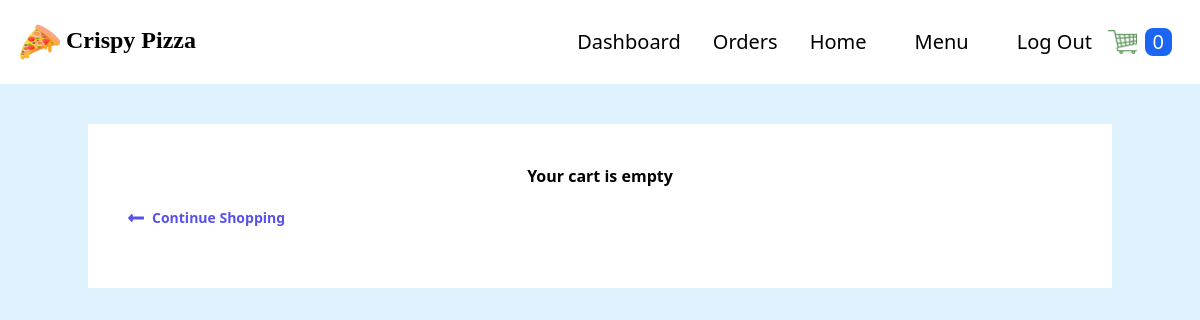
/cart/ (signed in), run on an earlier commit of the app's database.
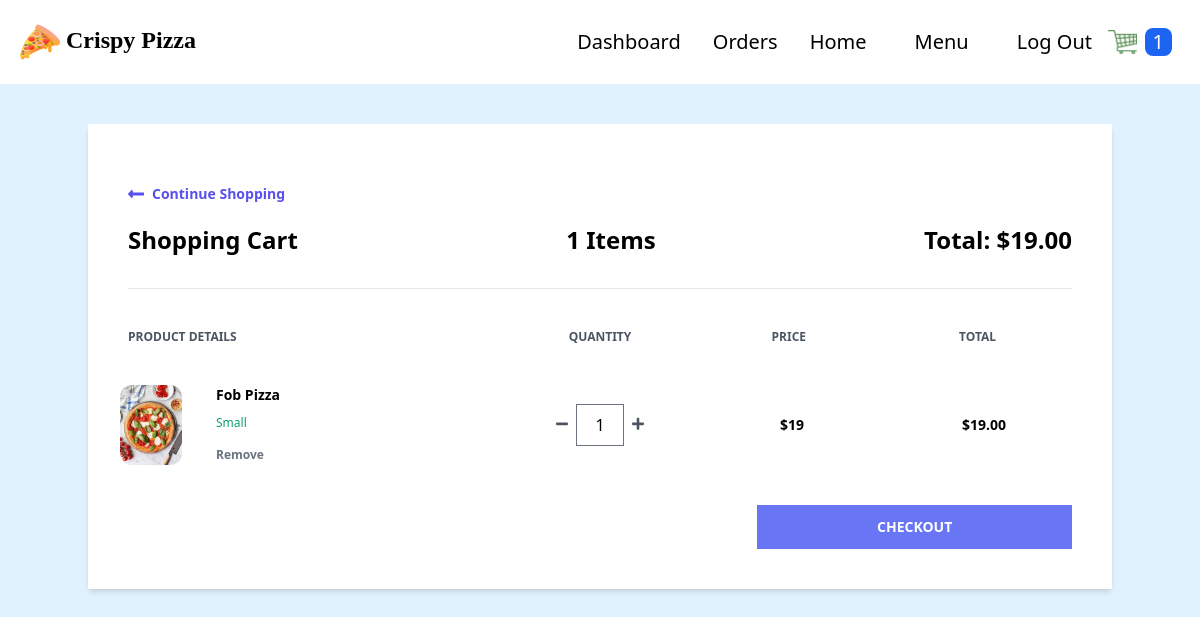
And on a later commit of the database.
### order/models.py (models this page shows, shortened)
class Order(models.Model):
    transaction_id = models.UUIDField(
        primary_key=True, default=uuid.uuid4, editable=True)
    customer = models.ForeignKey(
        Customer, on_delete=models.CASCADE)
    date_ordered = models.DateTimeField(auto_now_add=True)
    date_modified = models.DateTimeField(auto_now=True)
    complete = models.BooleanField(default=False)
    coupon = models.ForeignKey(
        'Coupon', on_delete=models.SET_NULL, blank=True, null=True)
    @property
    def get_cart_subtotal(self):
        order_items = self.orderitem_set.all()
        total = sum([item.get_total for item in order_items])
        return total
    get_cart_subtotal.fget.short_description = 'Subtotal'
    @property
    def get_cart_total(self):
        total = self.get_cart_subtotal
        if self.coupon:
            total = total - self.get_coupon_value
        return total
    get_cart_total.fget.short_description = 'Total'
    @property
    def get_cart_items(self):
        order_items = self.orderitem_set.all()
        total = sum([item.quantity for item in order_items])
        return total
    get_cart_items.fget.short_description = '# Items'
    @property
    def get_coupon_value(self):
        if self.coupon:
            if self.coupon.discount_type == "Percent":
                coupon_value = self.get_cart_subtotal*self.coupon.discount_amount//100
            else:
                coupon_value = self.coupon.discount_amount
        else:
            coupon_value = None
        return coupon_value
    get_coupon_value.fget.short_description = 'Coupon'

class OrderItem(models.Model):
    product = models.ForeignKey(
        Product, on_delete=models.SET_NULL, blank=True, null=True)
    order = models.ForeignKey(
        Order, on_delete=models.CASCADE, null=True, blank=True)
    variation = models.ForeignKey(
        ProductVariant, on_delete=models.SET_NULL, blank=True, null=True)
    quantity = models.IntegerField(default=0, null=True, blank=True)
    date_added = models.DateTimeField(auto_now_add=True)
    @property
    def get_total(self):
        if self.product.has_variants:
            total = self.variation.price * self.quantity
        else:
            total = self.product.price * self.quantity
        return total
    get_total.fget.short_description = 'Total'

### store/models.py (models this page shows, shortened)
class Product(models.Model):
    PRODUCT_TYPES = (
        ("Pizza", "pizza"),
        ("Nonpizza", "nonpizza")
    )
    id = models.UUIDField(primary_key=True, default=uuid.uuid4, editable=False)
    name = models.CharField(max_length=100)
    price = models.PositiveIntegerField(blank=True, null=True)
    desc = models.TextField(max_length=500)
    image = models.ImageField(blank=True, upload_to='images')
    created_at = models.DateField(auto_now_add=True)
    updated_at = models.DateField(auto_now=True)
    product_type = models.CharField(max_length=10, choices=PRODUCT_TYPES)
    def image_tag(self):
        return mark_safe(f'<img src="{self.image.url}" width="100" height="100" />')
    image_tag.short_description = 'Image'
    @property
    def has_variants(self):
        if self.productvariant_set.count() > 0:
            return True
        else:
            return False

class ProductVariant(models.Model):
    title = models.CharField(max_length=100, blank=True, null=True)
    product = models.ForeignKey(Product, on_delete=models.CASCADE)
    size = models.ForeignKey(Size, on_delete=models.CASCADE)
    price = models.PositiveIntegerField()

class Size(models.Model):
    name = models.CharField(max_length=20, blank=True, null=True)

### order/views.py (the view)
# urls.py: path('cart/', views.cart, name='cart'),
def cart(request):
    if request.user.is_authenticated:
        customer = request.user.customer
    else:
        customer, created = Customer.objects.get_or_create(
            device=request.COOKIES['device'])
    customer_order = Order.objects.filter(
        customer=customer, complete=False)
    if customer_order.exists():
        customer_items = OrderItem.objects.filter(
            order_id__in=customer_order).order_by("product__name", "-variation__size")
        customer_order = customer_order[0]
    else:
        customer_order, customer_items = None, None
    context = {
        "order": customer_order,
        "items": customer_items,
    }
    return render(request, 'order/cart.html', context)

### store/context_processors.py (called while the page is built, shortened)
def get_cart_quantity(request):
    if request.user.is_authenticated:
        customer = request.user.customer
    try:
        customer_order = Order.objects.filter(
            customer=customer, complete=False)[0]
        number_of_items = customer_order.get_cart_items
    except:
        number_of_items = 0
    finally:
        return {
            'cart_quantity': number_of_items
        }

### order/templates/order/cart.html (shortened to what the changed rows need)
{% extends 'store/base.html' %} {% block content %} {% if not items %}
<div class="container mx-auto mt-10">
  <div class="w-full bg-white px-10 py-10 text-center">
    <h2 class="font-bold">Your cart is empty</h2>
    <div>
      <a
        href="{% url 'store:products' %}"
        class="flex font-semibold text-indigo-600 text-sm my-5 w-1/4"
      >
        <svg
          class="fill-current mr-2 text-indigo-600 w-4"
          viewBox="0 0 448 512"
        >
          <path
            d="M134.059 296H436c6.627 0 12-5.373 12-12v-56c0-6.627-5.373-12-12-12H134.059v-46.059c0-21.382-25.851-32.09-40.971-16.971L7.029 239.029c-9.373 9.373-9.373 24.569 0 33.941l86.059 86.059c15.119 15.119 40.971 4.411 40.971-16.971V296z"
          />
        </svg>
        Continue Shopping
      </a>
    </div>
  </div>
</div>
{% else %}
<div class="container mx-auto mt-10">
  <div class="flex flex-col shadow-md my-10">
    <div class="w-full bg-white px-10 py-10">
      <a
        href="{% url 'store:products' %}"
        class="flex font-semibold text-indigo-600 text-sm my-5 w-1/4"
      >
        <svg
          class="fill-current mr-2 text-indigo-600 w-4"
          viewBox="0 0 448 512"
        >
          <path
            d="M134.059 296H436c6.627 0 12-5.373 12-12v-56c0-6.627-5.373-12-12-12H134.059v-46.059c0-21.382-25.851-32.09-40.971-16.971L7.029 239.029c-9.373 9.373-9.373 24.569 0 33.941l86.059 86.059c15.119 15.119 40.971 4.411 40.971-16.971V296z"
          />
        </svg>
        Continue Shopping
      </a>
      <div class="flex justify-between border-b pb-8">
        <h1 class="font-semibold text-2xl">Shopping Cart</h1>
        <h2 class="font-semibold text-2xl">{{order.get_cart_items}} Items</h2>
        <h2 class="font-semibold text-2xl">
          Total: ${{order.get_cart_subtotal|floatformat:2}}
        </h2>
      </div>
      <div class="flex mt-10 mb-5">
        <h3 class="font-semibold text-gray-600 text-xs uppercase w-2/5">
          Product Details
        </h3>
        <h3
          class="font-semibold text-center text-gray-600 text-xs uppercase w-1/5 text-center"
        >
          Quantity
        </h3>
        <h3
          class="font-semibold text-center text-gray-600 text-xs uppercase w-1/5 text-center"
        >
          Price
        </h3>
        <h3
          class="font-semibold text-center text-gray-600 text-xs uppercase w-1/5 text-center"
        >
          Total
        </h3>
      </div>
      {% for item in items %}
      <div class="flex items-center hover:bg-gray-100 -mx-8 px-6 py-5">
        <div class="flex w-2/5">
          <div class="w-20">
            <img
              class="h-20 rounded-xl"
              src="{{item.product.image.url}}"
              alt=""
            />
          </div>
          <div class="flex flex-col justify-between ml-4 flex-grow">
            <span class="font-bold text-sm">{{ item.product.name|title }}</span>
            <span class="text-green-500 text-xs"
              >{{item.variation.size.name}}</span
            >
            <form
              action="{% url 'order:remove-from-cart' item.id %}"
              method="post"
            >
              <button
                type="submit"
                class="font-semibold hover:text-red-500 text-gray-500 text-xs"
              >
                Remove
              </button>
            </form>
          </div>
        </div>
        <div
          class="flex justify-center items-center w-1/5 individual-container"
        >
          <form
            action="{% url 'order:reduce-product-quantity' item.pk %}"
            method="post"
          >
            <button type="submit">
              <svg class="fill-current text-gray-600 w-3" viewBox="0 0 448 512">
                <path
                  d="M416 208H32c-17.67 0-32 14.33-32 32v32c0 17.67 14.33 32 32 32h384c17.67 0 32-14.33 32-32v-32c0-17.67-14.33-32-32-32z"
                />
              </svg>
            </button>
          </form>
          <input
            class="quantity mx-2 border text-center w-12"
            type="text"
            value="{{item.quantity}}"
            id="{{item.pk}}"
          />
          <form
            action="{% url 'order:increase-product-quantity' item.pk %}"
            method="post"
          >
            <button type="submit">
            </button>
          </form>
        </div>
        <h1 class="text-center w-1/5 font-semibold text-sm">
          ${% firstof item.variation.price item.product.price %}
        </h1>
        <span class="text-center w-1/5 font-semibold text-sm"
          >${{item.get_total|floatformat:2}}</span
        >
      </div>
      {% endfor %}
      <div class="mt-5">
        <form action="{% url 'order:checkout' %}" method="POST">
          <button
            type="submit"
            class="bg-indigo-500 font-semibold hover:bg-indigo-600 py-3 text-sm text-white uppercase w-1/3 flex items-center justify-center ml-auto"
          >
            Checkout
          </button>
        </form>
      </div>
    </div>
  </div>
</div>
{% endif %}
{% endblock %}

What changed in the data, as far as the page shows it:
added Order: get_cart_items "1", get_cart_subtotal "19.00"
added OrderItem: product.image (picture), product.name "Fob Pizza", variation.size.name "Small", quantity "1", variation.price "19", get_total "19.00"
Also different on the page:
{{ cart_quantity }}: "0" → "1"
text no longer shown: "Your cart is empty"
text now shown: "Shopping Cart Items Total: $ PRODUCT DETAILS QUANTITY PRICE TOTAL CHECKOUT"
